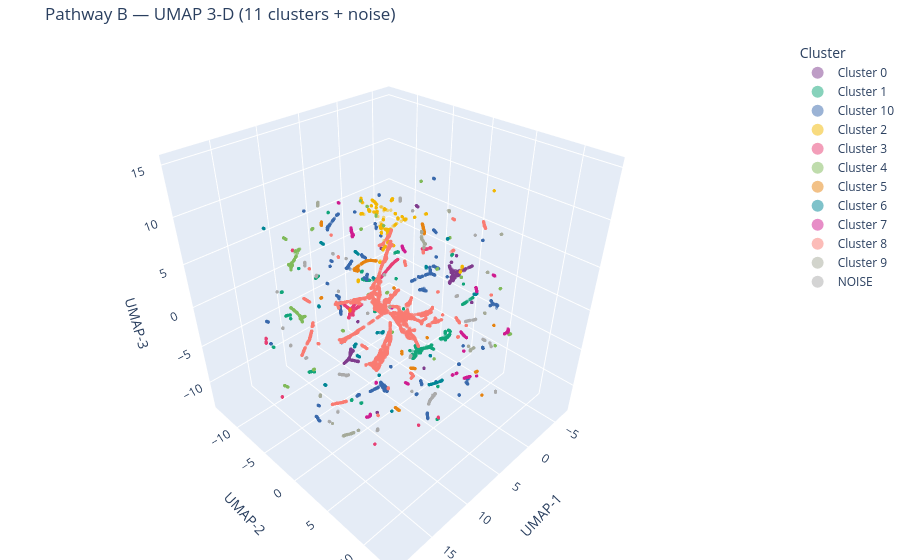
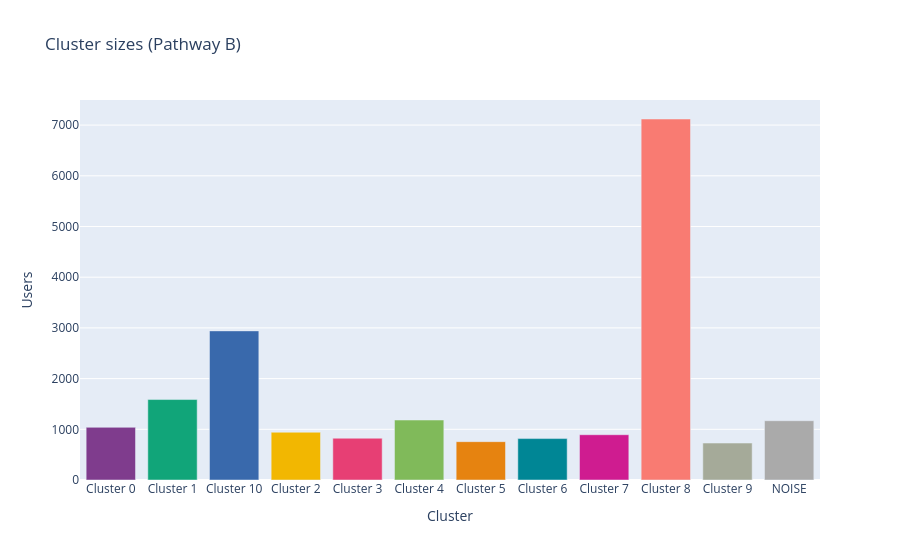

The notebook cell these images were saved under, in order:
### Code cell
# 3-D UMAP visualisation of Pathway B clusters.
# Reduces the 15-D clustering embedding to 3 dimensions for scatter plotting.
import umap, numpy as np, pandas as pd
import plotly.express as px

print("Running 3-D UMAP for visualisation ...")
reducer_viz3 = umap.UMAP(
    n_neighbors=UMAP_N_NEIGHBORS,
    min_dist=0.1,
    n_components=3,
    metric=UMAP_METRIC,
    random_state=UMAP_RANDOM_STATE,
    low_memory=True,
    verbose=False,
)
X_umap3 = reducer_viz3.fit_transform(X_umap_cluster)

viz_df = pd.DataFrame({
    "x": X_umap3[:, 0],
    "y": X_umap3[:, 1],
    "z": X_umap3[:, 2],
    "cluster": pb_labels.astype(str),
    "is_noise": pb_labels == -1,
})
# Label noise distinctly so it stands out in the legend.
viz_df["cluster_label"] = viz_df["cluster"].apply(
    lambda c: "NOISE" if c == "-1" else f"Cluster {c}"
)

# Colour map: noise is grey, real clusters get distinct colours.
unique_labels = sorted(viz_df["cluster_label"].unique(), key=lambda x: (x == "NOISE", x))
color_map = {}
palette = px.colors.qualitative.Bold + px.colors.qualitative.Pastel
ci = 0
for lbl in unique_labels:
    if lbl == "NOISE":
        color_map[lbl] = "#aaaaaa"
    else:
        color_map[lbl] = palette[ci % len(palette)]
        ci += 1

fig = px.scatter_3d(
    viz_df, x="x", y="y", z="z",
    color="cluster_label",
    color_discrete_map=color_map,
    opacity=0.5,
    size_max=3,
    title=f"Pathway B — UMAP 3-D ({pb_k} clusters + noise)",
    labels={"x": "UMAP-1", "y": "UMAP-2", "z": "UMAP-3", "cluster_label": "Cluster"},
    category_orders={"cluster_label": unique_labels},
)
fig.update_traces(marker=dict(size=2))
fig.update_layout(legend=dict(itemsizing="constant"), margin=dict(l=0, r=0, t=40, b=0))
fig.show()

# Cluster size bar chart.
size_df = (
    viz_df.groupby("cluster_label", observed=True)
    .size().reset_index(name="n_users")
    .sort_values("n_users", ascending=False)
)
fig2 = px.bar(
    size_df, x="cluster_label", y="n_users",
    color="cluster_label",
    color_discrete_map=color_map,
    title="Cluster sizes (Pathway B)",
    labels={"cluster_label": "Cluster", "n_users": "Users"},
    category_orders={"cluster_label": unique_labels},
)
fig2.update_layout(showlegend=False)
fig2.show()

### Figure 1 — Plotly figure (JSON) as saved in the notebook; plotly's stock layout.template omitted (floating-point values rounded to 4 significant figures; data arrays with more than 128 entries replaced by an {"elided": "..."} marker saying what was removed)
{"data": [{"hovertemplate": "Cluster=Cluster 0<br>UMAP-1=%{x}<br>UMAP-2=%{y}<br>UMAP-3=%{z}<extra></extra>", "legendgroup": "Cluster 0", "marker": {"color": "rgb(127, 60, 141)", "opacity": 0.5, "size": 2, "symbol": "circle"}, "mode": "markers", "name": "Cluster 0", "scene": "scene", "showlegend": true, "type": "scatter3d", "x": {"elided": "1039 float values"}, "y": {"elided": "1039 float values"}, "z": {"elided": "1039 float values"}}, {"hovertemplate": "Cluster=Cluster 1<br>UMAP-1=%{x}<br>UMAP-2=%{y}<br>UMAP-3=%{z}<extra></extra>", "legendgroup": "Cluster 1", "marker": {"color": "rgb(17, 165, 121)", "opacity": 0.5, "size": 2, "symbol": "circle"}, "mode": "markers", "name": "Cluster 1", "scene": "scene", "showlegend": true, "type": "scatter3d", "x": {"elided": "1587 float values"}, "y": {"elided": "1587 float values"}, "z": {"elided": "1587 float values"}}, {"hovertemplate": "Cluster=Cluster 10<br>UMAP-1=%{x}<br>UMAP-2=%{y}<br>UMAP-3=%{z}<extra></extra>", "legendgroup": "Cluster 10", "marker": {"color": "rgb(57, 105, 172)", "opacity": 0.5, "size": 2, "symbol": "circle"}, "mode": "markers", "name": "Cluster 10", "scene": "scene", "showlegend": true, "type": "scatter3d", "x": {"elided": "2941 float values"}, "y": {"elided": "2941 float values"}, "z": {"elided": "2941 float values"}}, {"hovertemplate": "Cluster=Cluster 2<br>UMAP-1=%{x}<br>UMAP-2=%{y}<br>UMAP-3=%{z}<extra></extra>", "legendgroup": "Cluster 2", "marker": {"color": "rgb(242, 183, 1)", "opacity": 0.5, "size": 2, "symbol": "circle"}, "mode": "markers", "name": "Cluster 2", "scene": "scene", "showlegend": true, "type": "scatter3d", "x": {"elided": "942 float values"}, "y": {"elided": "942 float values"}, "z": {"elided": "942 float values"}}, {"hovertemplate": "Cluster=Cluster 3<br>UMAP-1=%{x}<br>UMAP-2=%{y}<br>UMAP-3=%{z}<extra></extra>", "legendgroup": "Cluster 3", "marker": {"color": "rgb(231, 63, 116)", "opacity": 0.5, "size": 2, "symbol": "circle"}, "mode": "markers", "name": "Cluster 3", "scene": "scene", "showlegend": true, "type": "scatter3d", "x": {"elided": "824 float values"}, "y": {"elided": "824 float values"}, "z": {"elided": "824 float values"}}, {"hovertemplate": "Cluster=Cluster 4<br>UMAP-1=%{x}<br>UMAP-2=%{y}<br>UMAP-3=%{z}<extra></extra>", "legendgroup": "Cluster 4", "marker": {"color": "rgb(128, 186, 90)", "opacity": 0.5, "size": 2, "symbol": "circle"}, "mode": "markers", "name": "Cluster 4", "scene": "scene", "showlegend": true, "type": "scatter3d", "x": {"elided": "1183 float values"}, "y": {"elided": "1183 float values"}, "z": {"elided": "1183 float values"}}, {"hovertemplate": "Cluster=Cluster 5<br>UMAP-1=%{x}<br>UMAP-2=%{y}<br>UMAP-3=%{z}<extra></extra>", "legendgroup": "Cluster 5", "marker": {"color": "rgb(230, 131, 16)", "opacity": 0.5, "size": 2, "symbol": "circle"}, "mode": "markers", "name": "Cluster 5", "scene": "scene", "showlegend": true, "type": "scatter3d", "x": {"elided": "756 float values"}, "y": {"elided": "756 float values"}, "z": {"elided": "756 float values"}}, {"hovertemplate": "Cluster=Cluster 6<br>UMAP-1=%{x}<br>UMAP-2=%{y}<br>UMAP-3=%{z}<extra></extra>", "legendgroup": "Cluster 6", "marker": {"color": "rgb(0, 134, 149)", "opacity": 0.5, "size": 2, "symbol": "circle"}, "mode": "markers", "name": "Cluster 6", "scene": "scene", "showlegend": true, "type": "scatter3d", "x": {"elided": "817 float values"}, "y": {"elided": "817 float values"}, "z": {"elided": "817 float values"}}, {"hovertemplate": "Cluster=Cluster 7<br>UMAP-1=%{x}<br>UMAP-2=%{y}<br>UMAP-3=%{z}<extra></extra>", "legendgroup": "Cluster 7", "marker": {"color": "rgb(207, 28, 144)", "opacity": 0.5, "size": 2, "symbol": "circle"}, "mode": "markers", "name": "Cluster 7", "scene": "scene", "showlegend": true, "type": "scatter3d", "x": {"elided": "893 float values"}, "y": {"elided": "893 float values"}, "z": {"elided": "893 float values"}}, {"hovertemplate": "Cluster=Cluster 8<br>UMAP-1=%{x}<br>UMAP-2=%{y}<br>UMAP-3=%{z}<extra></extra>", "legendgroup": "Cluster 8", "marker": {"color": "rgb(249, 123, 114)", "opacity": 0.5, "size": 2, "symbol": "circle"}, "mode": "markers", "name": "Cluster 8", "scene": "scene", "showlegend": true, "type": "scatter3d", "x": {"elided": "7120 float values"}, "y": {"elided": "7120 float values"}, "z": {"elided": "7120 float values"}}, {"hovertemplate": "Cluster=Cluster 9<br>UMAP-1=%{x}<br>UMAP-2=%{y}<br>UMAP-3=%{z}<extra></extra>", "legendgroup": "Cluster 9", "marker": {"color": "rgb(165, 170, 153)", "opacity": 0.5, "size": 2, "symbol": "circle"}, "mode": "markers", "name": "Cluster 9", "scene": "scene", "showlegend": true, "type": "scatter3d", "x": {"elided": "729 float values"}, "y": {"elided": "729 float values"}, "z": {"elided": "729 float values"}}, {"hovertemplate": "Cluster=NOISE<br>UMAP-1=%{x}<br>UMAP-2=%{y}<br>UMAP-3=%{z}<extra></extra>", "legendgroup": "NOISE", "marker": {"color": "#aaaaaa", "opacity": 0.5, "size": 2, "symbol": "circle"}, "mode": "markers", "name": "NOISE", "scene": "scene", "showlegend": true, "type": "scatter3d", "x": {"elided": "1169 float values"}, "y": {"elided": "1169 float values"}, "z": {"elided": "1169 float values"}}], "layout": {"legend": {"itemsizing": "constant", "title": {"text": "Cluster"}, "tracegroupgap": 0}, "margin": {"b": 0, "l": 0, "r": 0, "t": 40}, "scene": {"domain": {"x": [0, 1], "y": [0, 1]}, "xaxis": {"title": {"text": "UMAP-1"}}, "yaxis": {"title": {"text": "UMAP-2"}}, "zaxis": {"title": {"text": "UMAP-3"}}}, "title": {"text": "Pathway B — UMAP 3-D (11 clusters + noise)"}}}

### Figure 2 — Plotly figure (JSON) as saved in the notebook; plotly's stock layout.template omitted (floating-point values rounded to 4 significant figures)
{"data": [{"hovertemplate": "Cluster=%{x}<br>Users=%{y}<extra></extra>", "legendgroup": "Cluster 0", "marker": {"color": "rgb(127, 60, 141)", "pattern": {"shape": ""}}, "name": "Cluster 0", "orientation": "v", "showlegend": true, "textposition": "auto", "type": "bar", "x": ["Cluster 0"], "xaxis": "x", "y": [1039], "yaxis": "y"}, {"hovertemplate": "Cluster=%{x}<br>Users=%{y}<extra></extra>", "legendgroup": "Cluster 1", "marker": {"color": "rgb(17, 165, 121)", "pattern": {"shape": ""}}, "name": "Cluster 1", "orientation": "v", "showlegend": true, "textposition": "auto", "type": "bar", "x": ["Cluster 1"], "xaxis": "x", "y": [1587], "yaxis": "y"}, {"hovertemplate": "Cluster=%{x}<br>Users=%{y}<extra></extra>", "legendgroup": "Cluster 10", "marker": {"color": "rgb(57, 105, 172)", "pattern": {"shape": ""}}, "name": "Cluster 10", "orientation": "v", "showlegend": true, "textposition": "auto", "type": "bar", "x": ["Cluster 10"], "xaxis": "x", "y": [2941], "yaxis": "y"}, {"hovertemplate": "Cluster=%{x}<br>Users=%{y}<extra></extra>", "legendgroup": "Cluster 2", "marker": {"color": "rgb(242, 183, 1)", "pattern": {"shape": ""}}, "name": "Cluster 2", "orientation": "v", "showlegend": true, "textposition": "auto", "type": "bar", "x": ["Cluster 2"], "xaxis": "x", "y": [942], "yaxis": "y"}, {"hovertemplate": "Cluster=%{x}<br>Users=%{y}<extra></extra>", "legendgroup": "Cluster 3", "marker": {"color": "rgb(231, 63, 116)", "pattern": {"shape": ""}}, "name": "Cluster 3", "orientation": "v", "showlegend": true, "textposition": "auto", "type": "bar", "x": ["Cluster 3"], "xaxis": "x", "y": [824], "yaxis": "y"}, {"hovertemplate": "Cluster=%{x}<br>Users=%{y}<extra></extra>", "legendgroup": "Cluster 4", "marker": {"color": "rgb(128, 186, 90)", "pattern": {"shape": ""}}, "name": "Cluster 4", "orientation": "v", "showlegend": true, "textposition": "auto", "type": "bar", "x": ["Cluster 4"], "xaxis": "x", "y": [1183], "yaxis": "y"}, {"hovertemplate": "Cluster=%{x}<br>Users=%{y}<extra></extra>", "legendgroup": "Cluster 5", "marker": {"color": "rgb(230, 131, 16)", "pattern": {"shape": ""}}, "name": "Cluster 5", "orientation": "v", "showlegend": true, "textposition": "auto", "type": "bar", "x": ["Cluster 5"], "xaxis": "x", "y": [756], "yaxis": "y"}, {"hovertemplate": "Cluster=%{x}<br>Users=%{y}<extra></extra>", "legendgroup": "Cluster 6", "marker": {"color": "rgb(0, 134, 149)", "pattern": {"shape": ""}}, "name": "Cluster 6", "orientation": "v", "showlegend": true, "textposition": "auto", "type": "bar", "x": ["Cluster 6"], "xaxis": "x", "y": [817], "yaxis": "y"}, {"hovertemplate": "Cluster=%{x}<br>Users=%{y}<extra></extra>", "legendgroup": "Cluster 7", "marker": {"color": "rgb(207, 28, 144)", "pattern": {"shape": ""}}, "name": "Cluster 7", "orientation": "v", "showlegend": true, "textposition": "auto", "type": "bar", "x": ["Cluster 7"], "xaxis": "x", "y": [893], "yaxis": "y"}, {"hovertemplate": "Cluster=%{x}<br>Users=%{y}<extra></extra>", "legendgroup": "Cluster 8", "marker": {"color": "rgb(249, 123, 114)", "pattern": {"shape": ""}}, "name": "Cluster 8", "orientation": "v", "showlegend": true, "textposition": "auto", "type": "bar", "x": ["Cluster 8"], "xaxis": "x", "y": [7120], "yaxis": "y"}, {"hovertemplate": "Cluster=%{x}<br>Users=%{y}<extra></extra>", "legendgroup": "Cluster 9", "marker": {"color": "rgb(165, 170, 153)", "pattern": {"shape": ""}}, "name": "Cluster 9", "orientation": "v", "showlegend": true, "textposition": "auto", "type": "bar", "x": ["Cluster 9"], "xaxis": "x", "y": [729], "yaxis": "y"}, {"hovertemplate": "Cluster=%{x}<br>Users=%{y}<extra></extra>", "legendgroup": "NOISE", "marker": {"color": "#aaaaaa", "pattern": {"shape": ""}}, "name": "NOISE", "orientation": "v", "showlegend": true, "textposition": "auto", "type": "bar", "x": ["NOISE"], "xaxis": "x", "y": [1169], "yaxis": "y"}], "layout": {"barmode": "relative", "legend": {"title": {"text": "Cluster"}, "tracegroupgap": 0}, "showlegend": false, "title": {"text": "Cluster sizes (Pathway B)"}, "xaxis": {"anchor": "y", "categoryarray": ["Cluster 0", "Cluster 1", "Cluster 10", "Cluster 2", "Cluster 3", "Cluster 4", "Cluster 5", "Cluster 6", "Cluster 7", "Cluster 8", "Cluster 9", "NOISE"], "categoryorder": "array", "domain": [0, 1], "title": {"text": "Cluster"}}, "yaxis": {"anchor": "x", "domain": [0, 1], "title": {"text": "Users"}}}}
